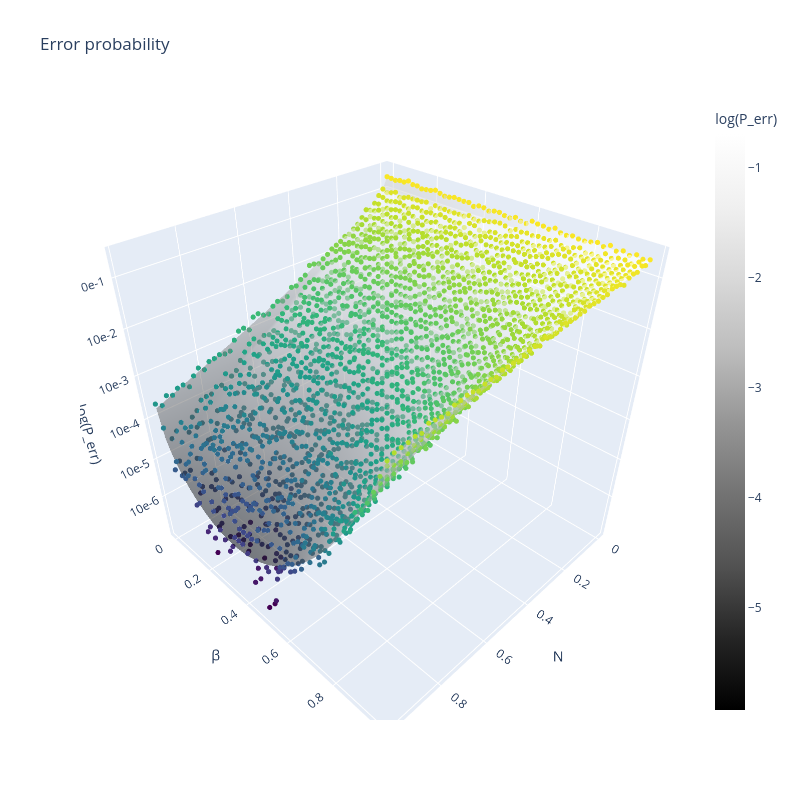

The notebook cell saved with this chart:
### Markdown cell above
## Plot Data + Theory

### Code cell
# Create Mesh
N_mesh, beta_mesh = np.meshgrid(N_grid, beta_grid, indexing='ij')
p_err_theory = protocols.perr_homodyne(N_mesh, beta_mesh)

# Log scale for the probability
z_sim = np.log(p_err)
z_theory = np.log(p_err_theory)
zmin = np.floor(np.min(z_theory))
zmax = np.ceil(np.max(z_theory))
ticks = np.arange(zmin, zmax + 1)

# Figure
fig = go.Figure()
fig.add_trace(go.Scatter3d(x=N_mesh.ravel(), y=beta_mesh.ravel(), z=z_sim.ravel(), mode='markers', marker=dict(size=3, color=z_sim.ravel(), colorscale='Viridis', opacity=1), name="Simulation"))
fig.add_trace(go.Surface(x=N_mesh, y=beta_mesh, z=z_theory, colorscale="Greys_r", opacity=0.5, colorbar=dict(title="log(P_err)")))

# Figure settings
fig.update_layout(
    title="Error probability", 
    scene=dict(xaxis_title="N", 
               yaxis_title="β",  
               zaxis=dict(title="log(P_err)", 
               tickmode="array", 
                tickvals=ticks, ticktext=[f"10e{int(t)}" for t in ticks])), 
                width=800, 
                height=800
                )
fig.show()

### Figure 1 — Plotly figure (JSON) as saved in the notebook; plotly's stock layout.template omitted (floating-point values rounded to 4 significant figures; data arrays with more than 128 entries replaced by an {"elided": "..."} marker saying what was removed)
{"data": [{"marker": {"color": {"elided": "2500 float values"}, "colorscale": [[0, "#440154"], [0.1111, "#482878"], [0.2222, "#3e4989"], [0.3333, "#31688e"], [0.4444, "#26828e"], [0.5556, "#1f9e89"], [0.6667, "#35b779"], [0.7778, "#6ece58"], [0.8889, "#b5de2b"], [1, "#fde725"]], "opacity": 1, "size": 3}, "mode": "markers", "name": "Simulation", "type": "scatter3d", "x": {"elided": "2500 float values"}, "y": {"elided": "2500 float values"}, "z": {"elided": "2500 float values"}}, {"colorbar": {"title": {"text": "log(P_err)"}}, "colorscale": [[0, "rgb(0,0,0)"], [0.125, "rgb(37,37,37)"], [0.25, "rgb(82,82,82)"], [0.375, "rgb(115,115,115)"], [0.5, "rgb(150,150,150)"], [0.625, "rgb(189,189,189)"], [0.75, "rgb(217,217,217)"], [0.875, "rgb(240,240,240)"], [1, "rgb(255,255,255)"]], "opacity": 0.5, "type": "surface", "x": {"elided": "50x50 float values"}, "y": {"elided": "50x50 float values"}, "z": {"elided": "50x50 float values"}}], "layout": {"height": 800, "scene": {"xaxis": {"title": {"text": "N"}}, "yaxis": {"title": {"text": "β"}}, "zaxis": {"tickmode": "array", "ticktext": ["10e-6", "10e-5", "10e-4", "10e-3", "10e-2", "10e-1", "10e0"], "tickvals": [-6.0, -5.0, -4.0, -3.0, -2.0, -1.0, 0.0], "title": {"text": "log(P_err)"}}}, "title": {"text": "Error probability"}, "width": 800}}
